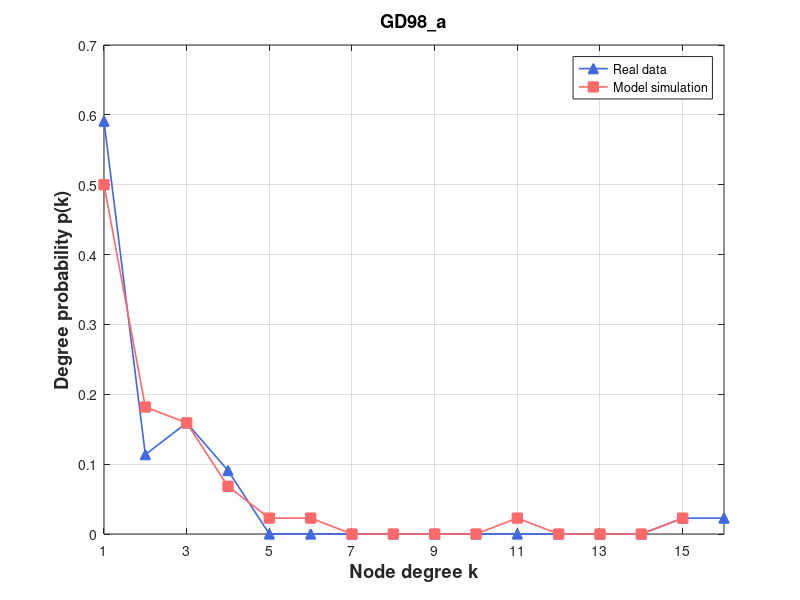

This chart was generated by the following MATLAB code:
% Create some data
% 定义度数直方图

degree_hist1 = [0, 26, 5, 7, 4, 0, 0, 0, 0, 0, 0, 0, 0, 0, 0, 1, 1];
degree_hist2 = [0, 22, 8, 7, 3, 1, 1, 0, 0, 0, 0, 1, 0, 0, 0, 1];

% 将度数直方图转换为浮点型数组

degree_hist1 = double(degree_hist1);
degree_hist2 = double(degree_hist2);

degree1 = degree_hist1(2:end);
degree2 = degree_hist2(2:end);
% 计算度数概率
degree_prob1 = degree1 / sum(degree1);
degree_prob2 = degree2 / sum(degree2);

figure

set(gca, 'FontSize', 12);

  
plot(1:length(degree_prob1), degree_prob1, '^-','Color',[65/256,105/256,225/256],'LineWidth',1.2,'Markersize',7,'MarkerFaceColor',[65/256,105/256,225/256])

hold on
%plot(eb, predictionData,'ro-','LineWidth',1.2,'Markersize',7,'MarkerFaceColor','r')
%plot(eb, predictionData, 's-','Color',[171/256,130/256,255/256],'LineWidth',1.2,'Markersize',7,'MarkerFaceColor',[171/256,130/256,255/256]) 
%plot(eb, epsilon7, 's-','Color',[0/256,206/256,209/256],'LineWidth',1.2,'Markersize',7,'MarkerFaceColor',[0/256,206/256,209/256])

%plot(eb, size700, 's-','Color',[171/256,130/256,255/256],'LineWidth',1.2,'Markersize',7,'MarkerFaceColor',[171/256,130/256,255/256]) %Purple
plot(1:length(degree_prob2), degree_prob2, 's-','Color',[255/256,106/256,106/256],'LineWidth',1.2,'Markersize',7,'MarkerFaceColor',[255/256,106/256,106/256])



% Turn on the grid
grid on

% Add title and axis labels
%title('Performance of Baseband QPSK')
xlabel('Node degree k','FontSize',13.2,'FontWeight','bold')
ylabel('Degree probability p(k)','FontSize',13.2,'FontWeight','bold')
legend('Real data', 'Model simulation')
% title('Wikibooks (Initial)', 'FontSize', 13.2, 'FontWeight', 'bold')
title('GD98\_a', 'FontSize', 13.2, 'FontWeight', 'bold')
% axis([0.03 1.02 0 0.35])
%set(gca,'xtick',[xmin:step:xmax])
% set(gca,'xtick',[1:1000:11000])
set(gca,'xtick', 1:2:max(length(degree_prob1),length(degree_prob2)))
% set(gca,'xticklabels',{'0','0.16','0.32','0.48','0.64','0.80'});
%set(gca,'ytick',[0:0.05:0.35])
xlim([1 max(length(degree_prob1),length(degree_prob2))])
%set(gca,'xscale','log')
